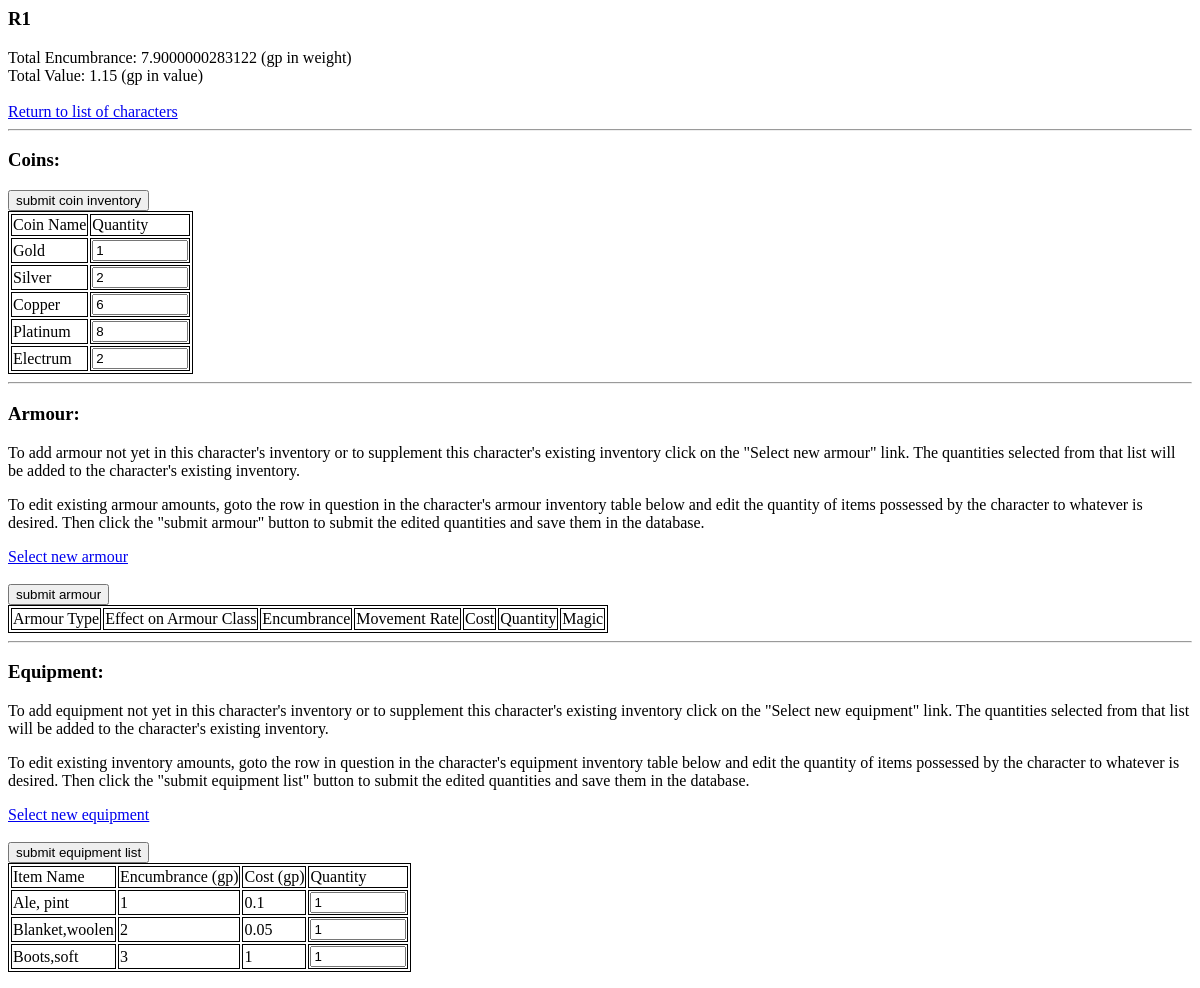
The app's page /osric_character_tools/equipcharacter.php?CharacterId=45, older data.
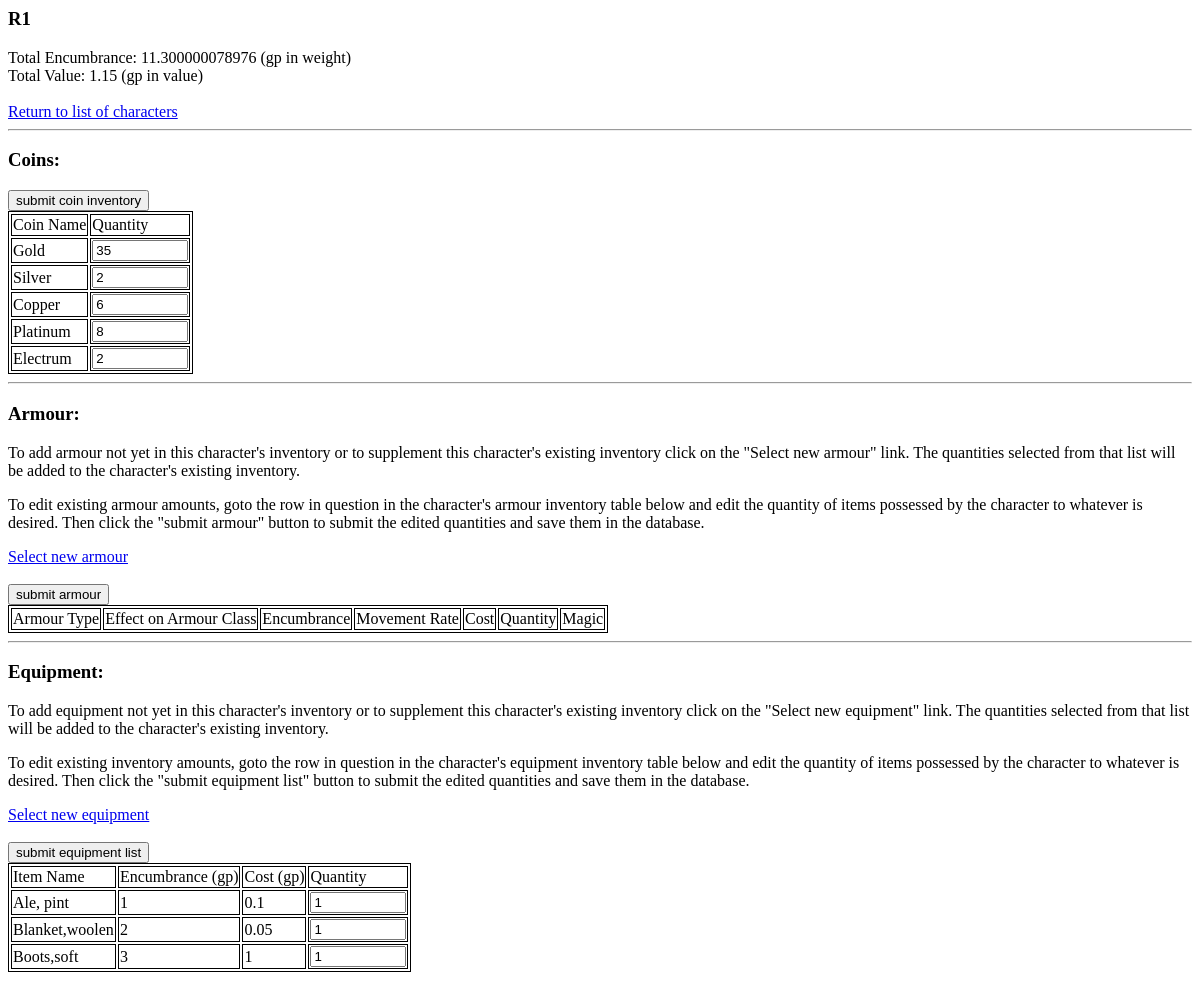
The same page, newer data.
### tables this page shows
CREATE TABLE IF NOT EXISTS `character_coins` (
  `CharacterId` bigint(20) NOT NULL,
  `CoinId` bigint(20) NOT NULL,
  `Quantity` int(11) NOT NULL,
  PRIMARY KEY (`CharacterId`,`CoinId`)
);

CREATE TABLE IF NOT EXISTS `coins` (
  `CoinId` bigint(20) unsigned NOT NULL AUTO_INCREMENT,
  `CoinName` varchar(16) NOT NULL,
  `CoinValueInGoldCoins` float NOT NULL,
  `CoinEncumbranceInLbs` float NOT NULL,
  PRIMARY KEY (`CoinId`),
  UNIQUE KEY `CoinId` (`CoinId`)
);

### osric_character_tools/inc/characterInventory.inc (called while the page is built, shortened)
<?php
function getTotalItemEncumbrance($cxn, $characterId)
{
	$query = "SELECT SUM(e.TotalItemEncumbrance) AS TotalEncumbrance FROM (SELECT (i.ItemEncumbrance * ci.Quantity) AS TotalItemEncumbrance FROM character_items ci INNER JOIN items i ON ci.ItemId = i.ItemId WHERE ci.CharacterId = '{$characterId}') AS e";
	$result = mysqli_query($cxn,$query) or die("Couldn't execute getTotalEncumbrance query.");
	$row = mysqli_fetch_assoc($result);
	return $row['TotalEncumbrance'];
}
function getTotalCoinEncumbrance($cxn, $characterId)
{
    $query = "SELECT SUM(e.TotalCoinEncumbrance) AS TotalEncumbrance FROM (SELECT (c.CoinEncumbranceInLbs * cc.Quantity) AS TotalCoinEncumbrance FROM character_coins cc INNER JOIN coins c ON cc.CoinId = c.CoinId WHERE cc.CharacterId = '{$characterId}') AS e";
    $result = mysqli_query($cxn,$query) or die("Couldn't execute getTotalCoinEncumbrance.");
    $row = mysqli_fetch_assoc($result);
    return $row['TotalEncumbrance'];
}
function getTotalCost($cxn, $characterId)
{
	$query = "SELECT SUM(e.TotalItemCost) AS TotalCost FROM (SELECT (ci.Quantity * i.ItemCost) AS TotalItemCost FROM character_items ci INNER JOIN items i ON ci.ItemId = i.ItemId WHERE ci.CharacterId = '{$characterId}') AS e";
	$result = mysqli_query($cxn,$query) or die("Couldn't execute getTotalCost query.");
	$row = mysqli_fetch_assoc($result);
	return $row['TotalCost'];
}
?>

### osric_character_tools/equipcharacter.php (the view, shortened to what the changed rows need)
<?php
include("./inc/misc.inc");
include("./inc/characterInventory.inc");
$characterId = $_REQUEST['CharacterId'];
$cxn = mysqli_connect($host,$user,$passwd,$dbname) or die("Couldn't connect to server");
$character = getCharacter($cxn,$characterId);
$characterName = $character['CharacterName'];
$totalItemEncumbrance = getTotalItemEncumbrance($cxn,$characterId);
$totalCoinEncumbrance = getTotalCoinEncumbrance($cxn,$characterId);
$totalEncumbrance = $totalItemEncumbrance + $totalCoinEncumbrance;
$totalValue = getTotalCost($cxn,$characterId);
?>
<html>
<link rel="stylesheet" type="text/css" href="./css/class.css" />
<body>
<form action="editCharacterInventory.php" method="POST">
<?php
echo "<h3>{$characterName}</h3>";
echo "Total Encumbrance: ";
echo "{$totalEncumbrance} (gp in weight)";
echo "<br/>";
echo "Total Value: ";
$totalValueStr = sprintf("%01.2f",$totalValue);
echo "{$totalValueStr} (gp in value)";
echo "<br/><br/>";
echo "<a href='characters.php'>Return to list of characters</a>";
echo "<hr/>";
echo "<h3>Coins:</h3>";
echo "<div><input type='submit' value='submit coin inventory'/></div>";
echo "<table id='osric_character_coins'>";
$query = "SELECT * FROM character_coins cc INNER JOIN coins c on cc.CoinId = c.CoinId WHERE cc.CharacterId = $characterId";
$result = mysqli_query($cxn,$query) or die("Couldn't execute query.");
while($row = mysqli_fetch_assoc($result))
{
    echo "<tr>";
    echo "<td>{$row['CoinName']}</td>";
    $coinId = $row['CoinId'];
	if($row['Quantity']){
		$coinQuantity = $row['Quantity'];
	}
	else {
		$coinQuantity = 0;
	}
	echo "<td><input type='number' min='0' max='9999999' name='editedCoin{$coinId}' value='{$coinQuantity}'></input></td>";
    echo "</tr>";
}
echo "</table>";
echo "<hr/>";
echo "<h3>Armour:</h3>";
echo "<p>To add armour not yet in this character's inventory or to supplement this character's existing inventory click on the \"Select new armour\" link.  The quantities selected from that list will be added to the character's existing inventory.</p>";
echo "<p>To edit existing armour amounts, goto the row in question in the character's armour inventory table below and edit the quantity of items possessed by the character to whatever is desired.  Then click the \"submit armour\" button to submit the edited quantities and save them in the database.</p>";
echo "<div><a href='selectarmour.php?CharacterId={$characterId}'>Select new armour</a></div>";
echo "<br/>";
echo "<div><input type='submit' value='submit armour'/></div>";
echo "<table id='osric_character_armour'>";
echo "</table>";
echo "<hr/>";
echo "<h3>Equipment:</h3>";
echo "<p>To add equipment not yet in this character's inventory or to supplement this character's existing inventory click on the \"Select new equipment\" link.  The quantities selected from that list will be added to the character's existing inventory.</p>";
echo "<p>To edit existing inventory amounts, goto the row in question in the character's equipment inventory table below and edit the quantity of items possessed by the character to whatever is desired.  Then click the \"submit equipment list\" button to submit the edited quantities and save them in the database.</p>";
echo "<div><a href='selectequipment.php?CharacterId={$characterId}'>Select new equipment</a></div>";
echo "<br/>";
echo "<div><input type='submit' value='submit equipment list'/></div>";
echo "<table id='osric_character_equipment'>";
echo "</table>";
?>
</form>
</body>
</html>

Row changes from the older to the newer data that the page shows:
changed character_coins "Gold": Quantity "1" → "35"
Text that changed along with them:
$totalEncumbrance: "7.9000000283122" → "11.300000078976"
